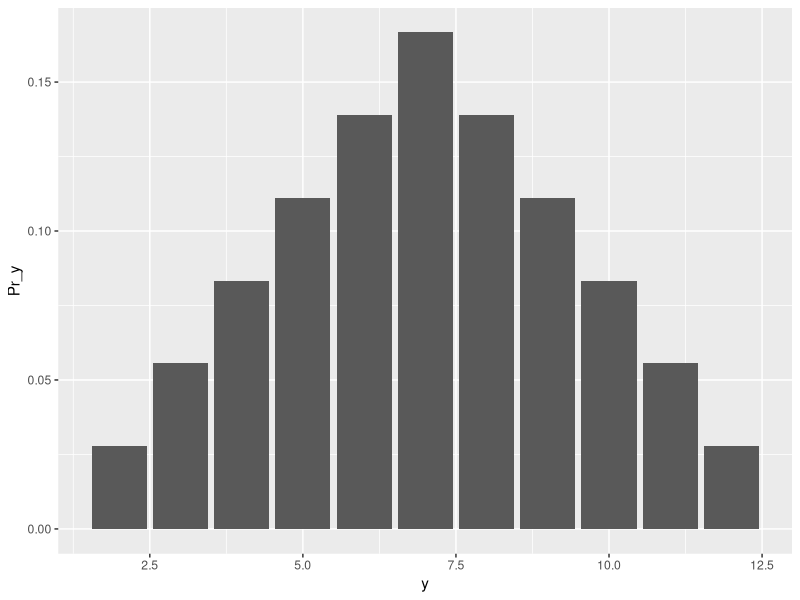
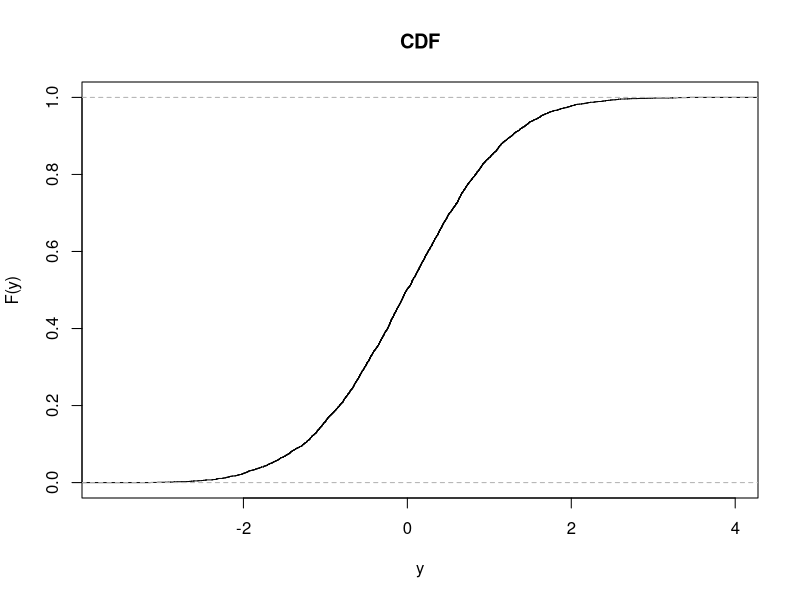
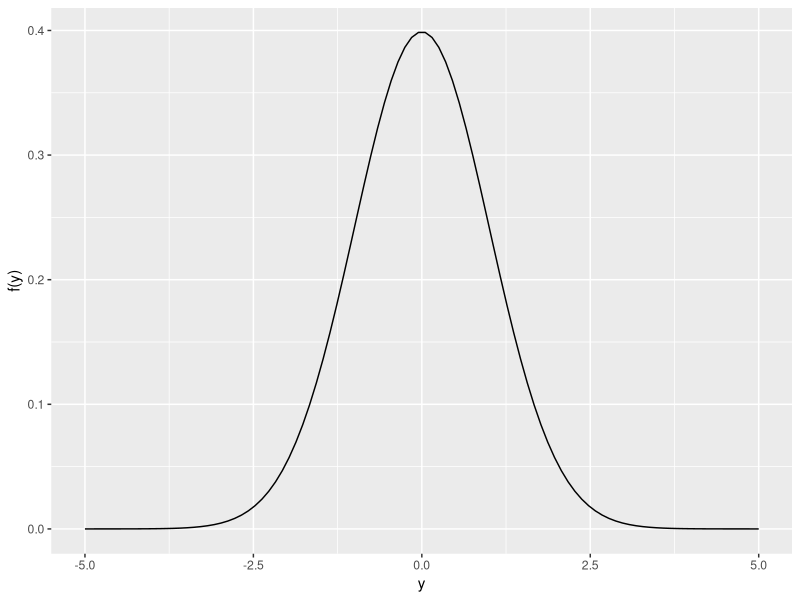
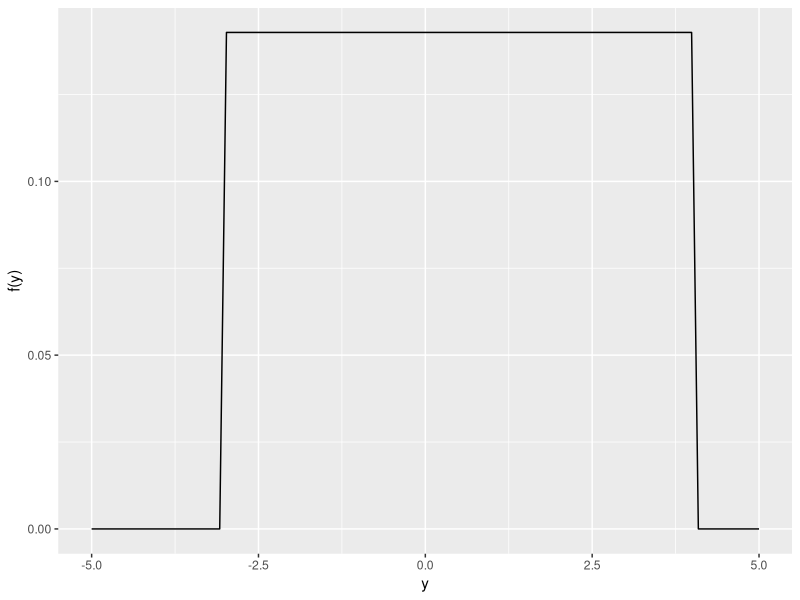

Recreate these plots in R, in order.
## ---- chunk 1
set.seed(123)
options(width=60)
knitr::opts_chunk$set(fig.align='center',fig.width=9,fig.height=5)
def.chunk.hook  <- knitr::knit_hooks$get("chunk")
knitr::knit_hooks$set(chunk = function(x, options) {
  x <- def.chunk.hook(x, options)
  ifelse(options$size != "normalsize", paste0("\n \\", options$size,"\n\n", x, "\n\n \\normalsize"), x)
})
require(tidyverse)
## ---- chunk 2
require(tidyverse)
p <- data.frame(y = 2:12,
           samples = c(1:6,5:1)) %>%
  mutate(Pr_y = samples / sum(samples))
p
## ---- chunk 3
p %>%
  ggplot(aes(x = y,y = Pr_y)) + 
  geom_bar(stat = 'identity')
## ---- chunk 4
# create sample data
sample_Data = rnorm(5000)
  
# calculate CDF 
CDF <- ecdf(sample_Data )

# draw the cdf plot
plot(CDF,main = 'CDF',ylab = 'F(y)',xlab = 'y')
## ---- chunk 5
require(tidyverse)
data.frame(py = dnorm(seq(-5,5,length.out = 100)),y = seq(-5,5,length.out = 100)) %>%
  ggplot(aes(x = y,y = py)) + 
  geom_line() + 
  labs(x = 'y',y = 'f(y)')
## ---- chunk 6
data.frame(py = dunif(seq(-5,5,length.out = 100),min = -3,max = 4),y = seq(-5,5,length.out = 100)) %>%
  ggplot(aes(x = y,y = py)) + 
  geom_line() + 
  labs(x = 'y',y = 'f(y)')
